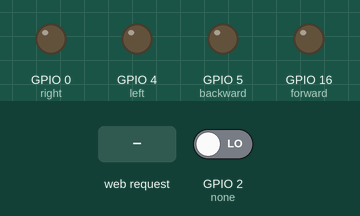
Recording of a sketch running on a simulated ESP8266 (NodeMCU). Shown: output pins drawn as LEDs (lit = HIGH). The inputs (shaded band) are chosen by the test bench; at power-on: GPIO 2 (none) LOW. WiFi joins after 1.5 s; servers stay silent unless stated; what the sketch prints to the serial monitor is not drawn.

Above: at 2.7 s.
2.8 s: HTTP request GET /FORWARD received
At 3.9 s:
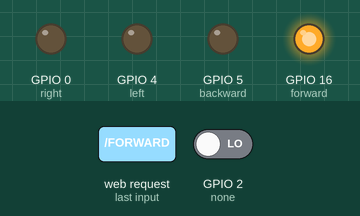
4.3 s: HTTP request GET /BACKWARD received
At 5.1 s:
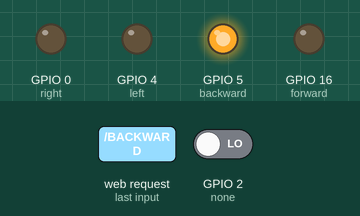
5.8 s: HTTP request GET /LEFT received
At 6.3 s:
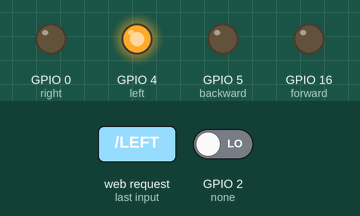
7.3 s: HTTP request GET /RIGHT received
At 8.6 s:
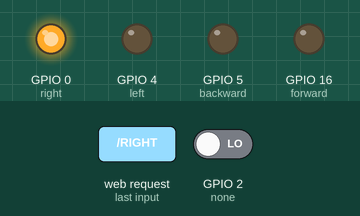
Timing chart, 0 to 9.8 s (numbered marks = the images above; inputs shaded):
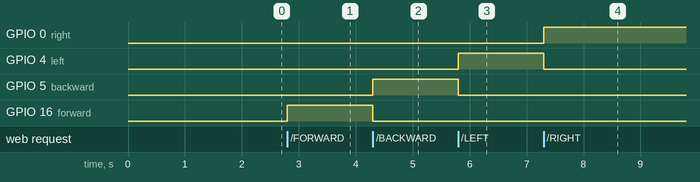

The sketch:

esp.ino
```cpp
#include <ESP8266WiFi.h>

const char* ssid = "wifi";
const char* password = "bish1234";

int forward =  16;
int backward = 5;
int left =  4;
int right = 0;
int none = 2;

WiFiServer server(80);

void setup() {
  Serial.begin(9600);
  delay(10);

  pinMode(forward, OUTPUT);
  digitalWrite(forward, LOW);

  pinMode(backward, OUTPUT);
  digitalWrite(backward, LOW);

  pinMode(left, OUTPUT);
  digitalWrite(left, LOW);

  pinMode(right, OUTPUT);
  digitalWrite(right, LOW);

  pinMode(right, OUTPUT);
  digitalWrite(right, LOW);

  // Connect to WiFi network
  Serial.println();
  Serial.println();
  Serial.print("Connecting to ");
  Serial.println(ssid);

  WiFi.begin(ssid, password);

  while (WiFi.status() != WL_CONNECTED) {
    delay(500);
    Serial.print(".");
  }
  Serial.println("");
  Serial.println("WiFi connected");

  // Start the server
  server.begin();
  Serial.println("Server started");

  // Print the IP address
  Serial.print("Use this URL to connect: ");
  Serial.print("http://");
  Serial.print(WiFi.localIP());
  Serial.println("/");

}

void loop() {
  // Check if a client has connected
  WiFiClient client = server.available();
  if (!client) {
    return;
  }

  // Wait until the client sends some data
  Serial.println("new client");
  while(!client.available()){
    delay(1);
  }

  // Read the first line of the request
  String request = client.readStringUntil('\r');
  Serial.println(request);
  client.flush();

  // Match the request


  if (request.indexOf("/FORWARD") != -1)  {
    digitalWrite(forward, HIGH);
    digitalWrite(backward, LOW);
    digitalWrite(left, LOW);
    digitalWrite(right, LOW);
    digitalWrite(none, LOW);
    Serial.println("forward");
  }
  if (request.indexOf("/BACKWARD") != -1)  {
    digitalWrite(forward, LOW);
    digitalWrite(backward, HIGH);
    digitalWrite(left, LOW);
    digitalWrite(right, LOW);
    digitalWrite(none, LOW);
  Serial.println("backward");
  }
  if (request.indexOf("/LEFT") != -1)  {
    digitalWrite(forward, LOW);
    digitalWrite(backward, LOW);
    digitalWrite(left, HIGH);
    digitalWrite(right, LOW);
    digitalWrite(none, LOW);
    Serial.println("left");
  }
  if (request.indexOf("/RIGHT") != -1)  {
    digitalWrite(forward, LOW);
    digitalWrite(backward, LOW);
    digitalWrite(left, LOW);
    digitalWrite(right, HIGH);
    digitalWrite(none, LOW);
    Serial.println("right");
  }

  if (request.indexOf("/STOP") != -1)  {
    digitalWrite(forward, LOW);
    digitalWrite(backward, LOW);
    digitalWrite(left, LOW);
    digitalWrite(right, LOW);
    digitalWrite(none, HIGH);
    Serial.println("right");
  }

  client.println("HTTP/1.1 200 OK");
  client.println("Content-Type: text/html");
  client.println(""); //  do not forget this one
  client.println("<!DOCTYPE HTML>");
  client.println("<html>");

  client.print("Led is now: ");

  if(digitalRead(forward) == HIGH) {
    client.print("foward");
  }

  if(digitalRead(backward) == HIGH) {
    client.print("backward");
  }

  if(digitalRead(left) == HIGH) {
    client.print("left");
  }

  if(digitalRead(right) == HIGH) {
    client.print("right");
  }

  if(digitalRead(none) == HIGH) {
    client.print("none");
  }

  client.println("<br><br>");
  client.println("<a href=\"/FORWARD\"\"><button>FORWARD </button></a>");
  client.println("<a href=\"/BACKWARD\"\"><button>BACKWARD </button></a><br />");
  client.println("<a href=\"/LEFT\"\"><button>LEFT </button></a><br />");
  client.println("<a href=\"/RIGHT\"\"><button>RIGHT </button></a><br />");
  client.println("<a href=\"/STOP\"\"><button>STOP </button></a><br />");
  client.println("</html>");

  delay(1);
  Serial.println("Client disonnected");
  Serial.println("");

}
```

Measured:
- after the input at 2.8 s, GPIO 16 (forward): LOW → HIGH at once
- after the input at 4.3 s, GPIO 5 (backward): LOW → HIGH at once; GPIO 16 (forward): HIGH → LOW at once
- after the input at 5.8 s, GPIO 4 (left): LOW → HIGH at once; GPIO 5 (backward): HIGH → LOW at once
- after the input at 7.3 s, GPIO 0 (right): LOW → HIGH at once; GPIO 4 (left): HIGH → LOW at once
